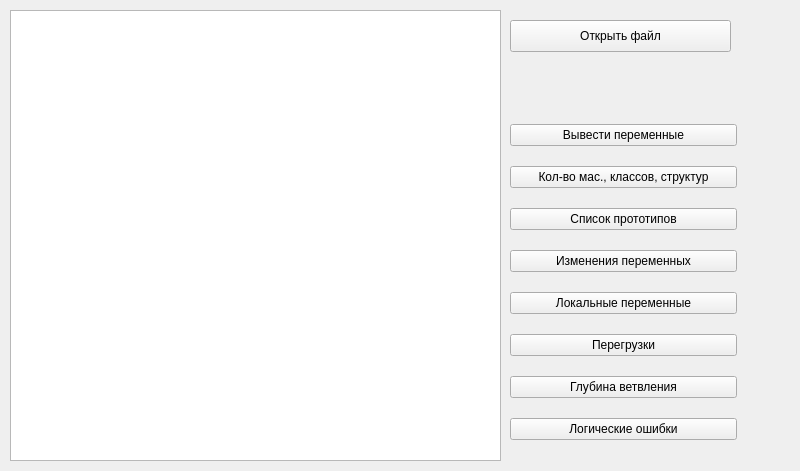
<?xml version="1.0" encoding="UTF-8"?>
<ui version="4.0">
 <class>MainWindow</class>
 <widget class="QMainWindow" name="MainWindow">
  <property name="geometry">
   <rect>
    <x>0</x>
    <y>0</y>
    <width>800</width>
    <height>471</height>
   </rect>
  </property>
  <property name="windowTitle">
   <string>MainWindow</string>
  </property>
  <widget class="QWidget" name="centralwidget">
   <widget class="QTextBrowser" name="textBrowser">
    <property name="geometry">
     <rect>
      <x>10</x>
      <y>10</y>
      <width>491</width>
      <height>451</height>
     </rect>
    </property>
    <property name="readOnly">
     <bool>false</bool>
    </property>
   </widget>
   <widget class="QPushButton" name="pushButton_openFile">
    <property name="geometry">
     <rect>
      <x>510</x>
      <y>20</y>
      <width>221</width>
      <height>32</height>
     </rect>
    </property>
    <property name="text">
     <string>Открыть файл</string>
    </property>
   </widget>
   <widget class="QWidget" name="verticalLayoutWidget">
    <property name="geometry">
     <rect>
      <x>510</x>
      <y>110</y>
      <width>227</width>
      <height>351</height>
     </rect>
    </property>
    <layout class="QVBoxLayout" name="verticalLayout">
     <item>
      <widget class="QPushButton" name="pushButton_writeVars">
       <property name="text">
        <string>Вывести переменные</string>
       </property>
      </widget>
     </item>
     <item>
      <widget class="QPushButton" name="pushButton_3">
       <property name="text">
        <string>Кол-во мас., классов, структур</string>
       </property>
      </widget>
     </item>
     <item>
      <widget class="QPushButton" name="pushButton_listOfPrototypes">
       <property name="text">
        <string>Список прототипов</string>
       </property>
      </widget>
     </item>
     <item>
      <widget class="QPushButton" name="pushButton_5">
       <property name="text">
        <string>Изменения переменных</string>
       </property>
      </widget>
     </item>
     <item>
      <widget class="QPushButton" name="pushButton_7">
       <property name="text">
        <string>Локальные переменные</string>
       </property>
      </widget>
     </item>
     <item>
      <widget class="QPushButton" name="pushButton_6">
       <property name="text">
        <string>Перегрузки</string>
       </property>
      </widget>
     </item>
     <item>
      <widget class="QPushButton" name="pushButton_8">
       <property name="text">
        <string>Глубина ветвления</string>
       </property>
      </widget>
     </item>
     <item>
      <widget class="QPushButton" name="pushButton_9">
       <property name="text">
        <string>Логические ошибки</string>
       </property>
      </widget>
     </item>
    </layout>
   </widget>
  </widget>
 </widget>
 <resources/>
 <connections/>
</ui>
